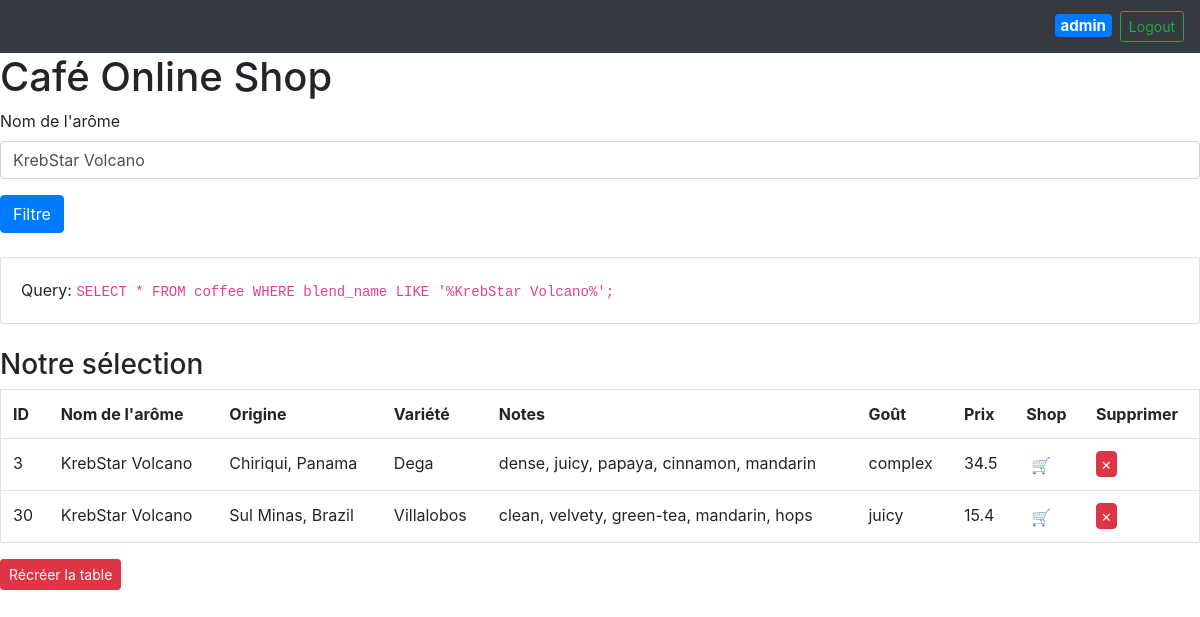
Page /index.php?blend=KrebStar Volcano (signed in) on the committed database.
### tables this page shows
CREATE TABLE users (
  id SERIAL PRIMARY KEY,
  name TEXT NOT NULL,
  email TEXT NOT NULL,
  password TEXT NOT NULL,
  role ENUM('admin', 'consumer')
);

CREATE TABLE coffee (
  id SERIAL PRIMARY KEY,
  blend_name char(64),
  origin char(64),
  variety char(64),
  notes char(64),
  intensifier char(64),
  price float
);

### lib/helpers.php (called while the page is built, shortened)
<?php
function setup()
{
  return true;
}
function current_user()
{
  $user_id = $_SESSION['user_id'];
  $query = "SELECT * from users WHERE id=$user_id";
  $db = connectdb();
  $result = mysqli_multi_query($db, $query);
  if ($result) {
    $result = mysqli_use_result($db);
  }
  if ($result) {
    $user = mysqli_fetch_array($result, MYSQLI_ASSOC);
    return $user;
  }
  return false;
}
function logged_in()
{
  return setup();
}
function is_admin()
{
  $user_id = $_SESSION['user_id'];
  $query = "SELECT * from users WHERE id=$user_id";
  $db = connectdb();
  $result = mysqli_multi_query($db, $query);
  if ($result) {
    $result = mysqli_use_result($db);
  }
  if ($result) {
    $user = mysqli_fetch_array($result, MYSQLI_ASSOC);
    return $user['role'] == 'admin';
  }
  return false;
}

### lib/show_table.php (the view, shortened to what this page needs)
<?php
function show_table($blend_name)
{
  require_once('helpers.php');
  $logged_in = logged_in();
  $admin = is_admin();
  ?>
  <table class="table border">
    <tr>
      <th>ID</th>
      <th>Nom de l'arôme</th>
      <th>Origine</th>
      <th>Variété</th>
      <th>Notes</th>
      <th>Goût</th>
      <th>Prix</th>
      <?php
      if ($logged_in) {
        echo ("<th>Shop</th>");
      }
      if ($admin) {
        echo ("<th>Supprimer</th>");
      }
      ?>
    </tr>
    <?php
    $query = "SELECT * FROM coffee WHERE blend_name LIKE '%$blend_name%';";
    ?>
    <br>
    <div class="card">
      <div class="card-body">
        Query: <code>
          <?php
          echo ($query);
          ?>
        </code>
      </div>
    </div>
    <br>
    <h3>Notre sélection</h3>
    <?php
    $db = connectdb();
    $result = mysqli_multi_query($db, $query);
    if ($result) {
      $result = mysqli_use_result($db);
    }
    if ($result) {
      while ($coffee = mysqli_fetch_array($result, MYSQLI_ASSOC)) {
        echo ('<tr>');
        foreach ($coffee as $attr) {
          echo ('<td>' . $attr . '</td>');
        }
        if ($logged_in) {
          $id = $coffee['id'];
          echo ("
            <td>
              <form action=\"lib/add_to_cart.php\" method=\"post\">
                <button name=\"item\" value=\"$id\" type=\"submit\" class=\"btn px-1 py-0\">
                  🛒
                </button>
              </form>
            </td>
          ");
        }
        if ($admin) {
          $id = $coffee['id'];
          echo ("
            <th>
              <form class=\"form-inline mr-3\" action=\"lib/delete_item.php\" method=\"post\">
                <button name=\"id\" value=\"$id\" type=\"submit\" class=\"btn btn-danger px-1 py-0\">
                  &times;
                </button>
              </form>
            </th>
          ");
        }
        echo ('</tr>');
      }
    } else {
      echo ('ERROR: ' . mysqli_error($db));
    }
    ?>
  </table>
<?php
}
?>

### index.php (shortened to what this page needs)
<!DOCTYPE html>
<html>
<head>
  <link rel="stylesheet" href="https://stackpath.bootstrapcdn.com/bootstrap/4.2.1/css/bootstrap.min.css">
</head>
<body>
  <?php
  require_once('lib/helpers.php');
  $filter = array_key_exists('blend', $_GET) ? $_GET['blend'] : '';
  ?>
  <nav class="navbar navbar-dark bg-dark justify-content-end">
    <?php
  if (logged_in()) {
    $user = current_user();
    ?>
      <form class="form-inline mr-0" action="lib/logout.php" method="post">
        <h5 class="mr-2 mt-1"><span class="badge badge-primary"><?php echo ($user['name']); ?></span></h5>
        <button class="btn btn-outline-success my-2 btn-sm my-sm-0" type="submit">Logout</button>
      </form>
    <?php
  }
  ?>
  </nav>
  <h1>Café Online Shop</h1>
  <form action="index.php" method="get">
    <div class="form-group">
      <label for="blendFilter">Nom de l'arôme</label>
      <input type="text" class="form-control" id="blendFilter" name="blend" placeholder="Filtrer les noms d'arôme de café" value=<?php echo ('"' . $filter . '"'); ?>>
    </div>
    <button type="submit" class="btn btn-primary">Filtre</button>
  </form>
  <?php
  require_once('lib/show_table.php');
  show_table($filter);
  ?>
  <form action="lib/recreate_and_seed_db.php" method="post">
    <button type="submit" class="btn btn-danger btn-sm">Récréer la table</button>
  </form>
</body>
</html>

### rows in the picture
users: name "admin"
coffee: id "3", blend_name "KrebStar Volcano", origin "Chiriqui, Panama", variety "Dega", notes "dense, juicy, papaya, cinnamon, mandarin", intensifier "complex", price "34.5"
coffee: id "30", blend_name "KrebStar Volcano", origin "Sul Minas, Brazil", variety "Villalobos", notes "clean, velvety, green-tea, mandarin, hops", intensifier "juicy", price "15.4"

### other values in the picture
$query "SELECT * FROM coffee WHERE blend_name LIKE '%KrebStar Volcano%';"
